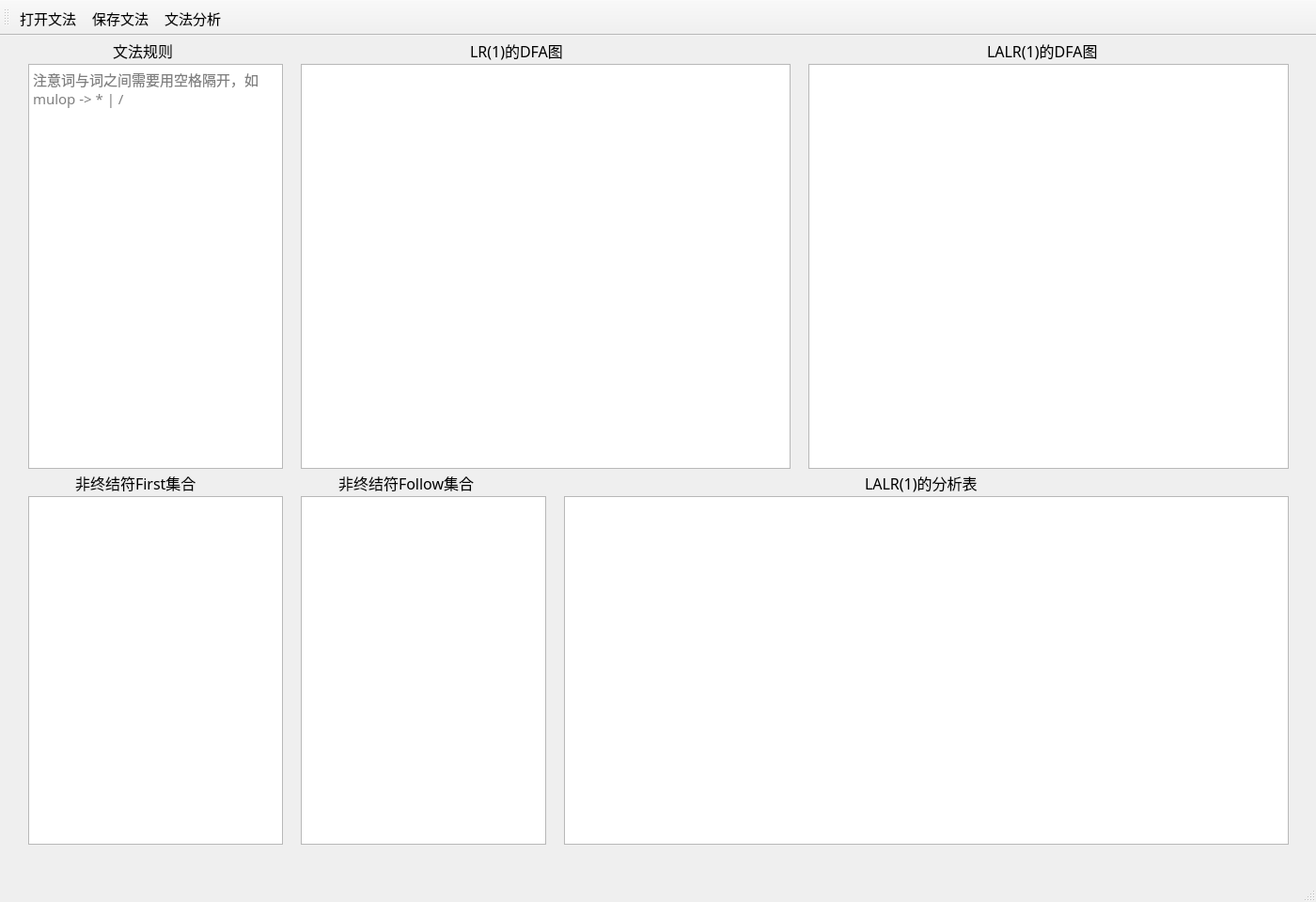
<?xml version="1.0" encoding="UTF-8"?>
<ui version="4.0">
 <class>MainWindow</class>
 <widget class="QMainWindow" name="MainWindow">
  <property name="geometry">
   <rect>
    <x>0</x>
    <y>0</y>
    <width>1400</width>
    <height>960</height>
   </rect>
  </property>
  <property name="minimumSize">
   <size>
    <width>1400</width>
    <height>960</height>
   </size>
  </property>
  <property name="maximumSize">
   <size>
    <width>1400</width>
    <height>960</height>
   </size>
  </property>
  <property name="font">
   <font>
    <family>Times New Roman</family>
    <pointsize>10</pointsize>
   </font>
  </property>
  <property name="windowTitle">
   <string>MainWindow</string>
  </property>
  <widget class="QWidget" name="centralwidget">
   <widget class="QLabel" name="label">
    <property name="geometry">
     <rect>
      <x>120</x>
      <y>0</y>
      <width>81</width>
      <height>31</height>
     </rect>
    </property>
    <property name="font">
     <font>
      <family>微软雅黑</family>
      <pointsize>12</pointsize>
      <weight>50</weight>
      <bold>false</bold>
     </font>
    </property>
    <property name="text">
     <string>文法规则</string>
    </property>
   </widget>
   <widget class="QLabel" name="label_2">
    <property name="geometry">
     <rect>
      <x>80</x>
      <y>460</y>
      <width>161</width>
      <height>31</height>
     </rect>
    </property>
    <property name="font">
     <font>
      <family>微软雅黑</family>
      <pointsize>12</pointsize>
      <weight>50</weight>
      <bold>false</bold>
     </font>
    </property>
    <property name="text">
     <string>非终结符First集合</string>
    </property>
   </widget>
   <widget class="QLabel" name="label_3">
    <property name="geometry">
     <rect>
      <x>360</x>
      <y>460</y>
      <width>181</width>
      <height>31</height>
     </rect>
    </property>
    <property name="font">
     <font>
      <family>微软雅黑</family>
      <pointsize>12</pointsize>
      <weight>50</weight>
      <bold>false</bold>
     </font>
    </property>
    <property name="text">
     <string>非终结符Follow集合</string>
    </property>
   </widget>
   <widget class="QLabel" name="label_5">
    <property name="geometry">
     <rect>
      <x>500</x>
      <y>0</y>
      <width>131</width>
      <height>31</height>
     </rect>
    </property>
    <property name="font">
     <font>
      <family>微软雅黑</family>
      <pointsize>12</pointsize>
      <weight>50</weight>
      <bold>false</bold>
     </font>
    </property>
    <property name="text">
     <string>LR(1)的DFA图</string>
    </property>
   </widget>
   <widget class="QLabel" name="label_6">
    <property name="geometry">
     <rect>
      <x>1050</x>
      <y>0</y>
      <width>161</width>
      <height>31</height>
     </rect>
    </property>
    <property name="font">
     <font>
      <family>微软雅黑</family>
      <pointsize>12</pointsize>
      <weight>50</weight>
      <bold>false</bold>
     </font>
    </property>
    <property name="text">
     <string>LALR(1)的DFA图</string>
    </property>
   </widget>
   <widget class="QLabel" name="label_7">
    <property name="geometry">
     <rect>
      <x>920</x>
      <y>460</y>
      <width>161</width>
      <height>31</height>
     </rect>
    </property>
    <property name="font">
     <font>
      <family>微软雅黑</family>
      <pointsize>12</pointsize>
      <weight>50</weight>
      <bold>false</bold>
     </font>
    </property>
    <property name="text">
     <string>LALR(1)的分析表</string>
    </property>
   </widget>
   <widget class="QTextEdit" name="grammarTextEdit">
    <property name="geometry">
     <rect>
      <x>30</x>
      <y>30</y>
      <width>271</width>
      <height>431</height>
     </rect>
    </property>
    <property name="font">
     <font>
      <family>微软雅黑</family>
      <pointsize>11</pointsize>
     </font>
    </property>
    <property name="placeholderText">
     <string>注意词与词之间需要用空格隔开，如mulop -&gt; * | /</string>
    </property>
   </widget>
   <widget class="QTableView" name="firstTableView">
    <property name="geometry">
     <rect>
      <x>30</x>
      <y>490</y>
      <width>271</width>
      <height>371</height>
     </rect>
    </property>
   </widget>
   <widget class="QTableView" name="followTableView">
    <property name="geometry">
     <rect>
      <x>320</x>
      <y>490</y>
      <width>261</width>
      <height>371</height>
     </rect>
    </property>
   </widget>
   <widget class="QTableView" name="lr1_DFA">
    <property name="geometry">
     <rect>
      <x>320</x>
      <y>30</y>
      <width>521</width>
      <height>431</height>
     </rect>
    </property>
   </widget>
   <widget class="QTableView" name="lalr1_DFA">
    <property name="geometry">
     <rect>
      <x>860</x>
      <y>30</y>
      <width>511</width>
      <height>431</height>
     </rect>
    </property>
   </widget>
   <widget class="QTableView" name="lalr1_Table">
    <property name="geometry">
     <rect>
      <x>600</x>
      <y>490</y>
      <width>771</width>
      <height>371</height>
     </rect>
    </property>
   </widget>
  </widget>
  <widget class="QMenuBar" name="menubar">
   <property name="geometry">
    <rect>
     <x>0</x>
     <y>0</y>
     <width>1400</width>
     <height>26</height>
    </rect>
   </property>
  </widget>
  <widget class="QStatusBar" name="statusbar"/>
  <widget class="QToolBar" name="toolBar">
   <property name="font">
    <font>
     <family>宋体</family>
     <pointsize>11</pointsize>
    </font>
   </property>
   <property name="contextMenuPolicy">
    <enum>Qt::DefaultContextMenu</enum>
   </property>
   <property name="windowTitle">
    <string>toolBar</string>
   </property>
   <property name="layoutDirection">
    <enum>Qt::LeftToRight</enum>
   </property>
   <property name="iconSize">
    <size>
     <width>35</width>
     <height>35</height>
    </size>
   </property>
   <property name="toolButtonStyle">
    <enum>Qt::ToolButtonTextUnderIcon</enum>
   </property>
   <attribute name="toolBarArea">
    <enum>TopToolBarArea</enum>
   </attribute>
   <attribute name="toolBarBreak">
    <bool>false</bool>
   </attribute>
   <addaction name="open"/>
   <addaction name="save"/>
   <addaction name="rule"/>
  </widget>
  <action name="open">
   <property name="icon">
    <iconset resource="resource.qrc">
     <normaloff>:/icon/open.png</normaloff>:/icon/open.png</iconset>
   </property>
   <property name="text">
    <string>打开文法</string>
   </property>
   <property name="toolTip">
    <string>打开文法</string>
   </property>
  </action>
  <action name="save">
   <property name="icon">
    <iconset resource="resource.qrc">
     <normaloff>:/icon/save.png</normaloff>:/icon/save.png</iconset>
   </property>
   <property name="text">
    <string>保存文法</string>
   </property>
   <property name="toolTip">
    <string>保存文法</string>
   </property>
  </action>
  <action name="rule">
   <property name="icon">
    <iconset resource="resource.qrc">
     <normaloff>:/icon/rule.png</normaloff>:/icon/rule.png</iconset>
   </property>
   <property name="text">
    <string>文法分析</string>
   </property>
  </action>
 </widget>
 <resources>
  <include location="resource.qrc"/>
 </resources>
 <connections/>
</ui>
